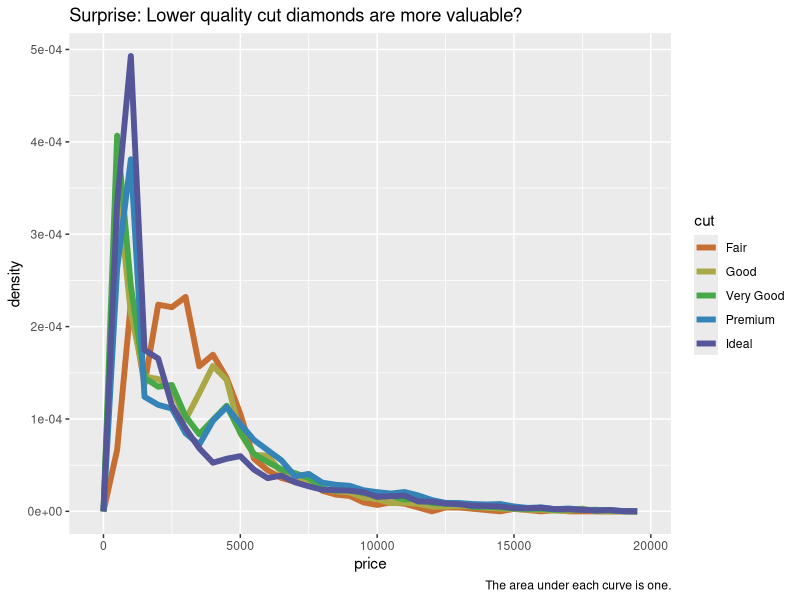
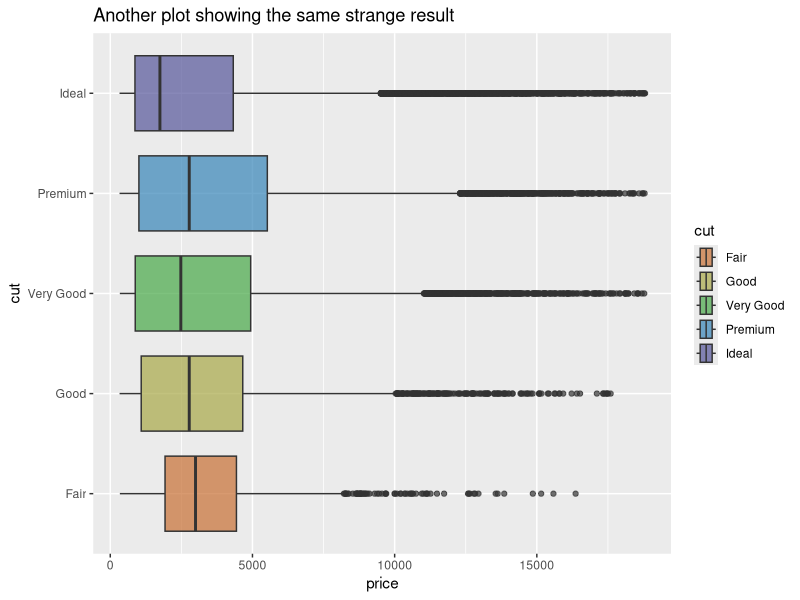
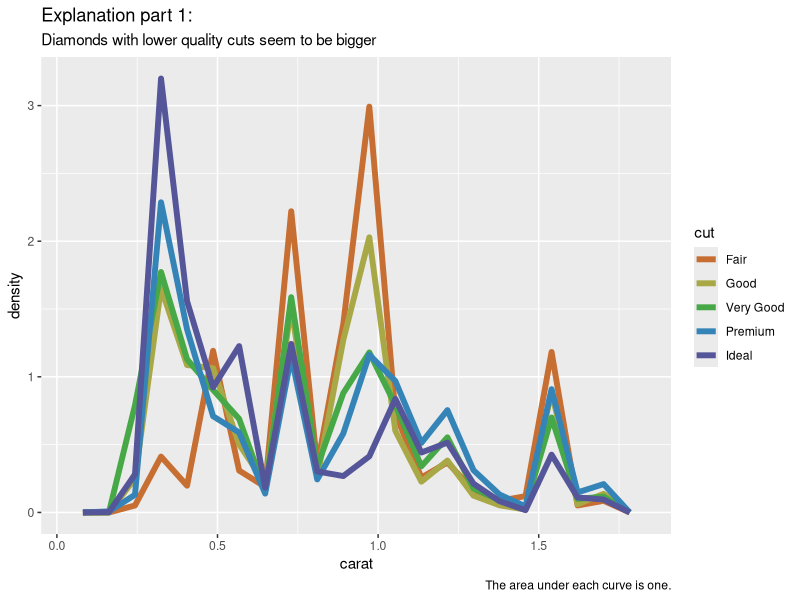
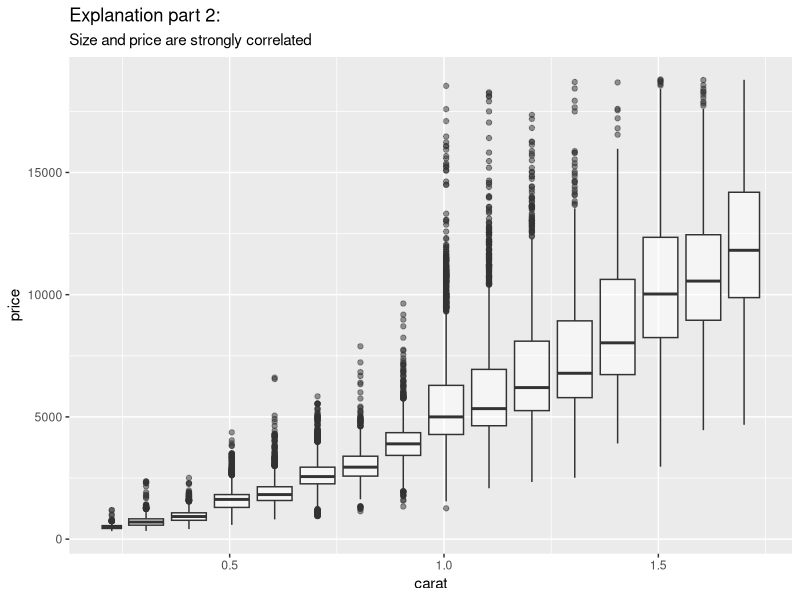
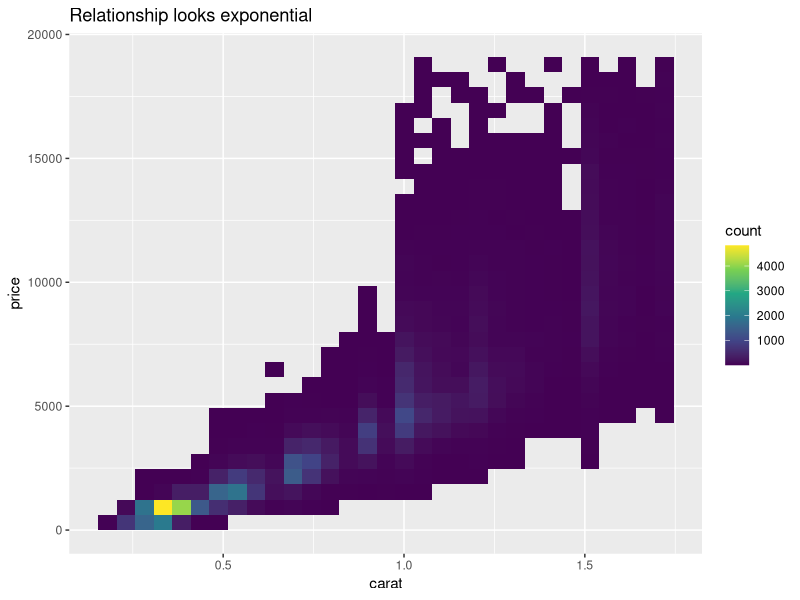
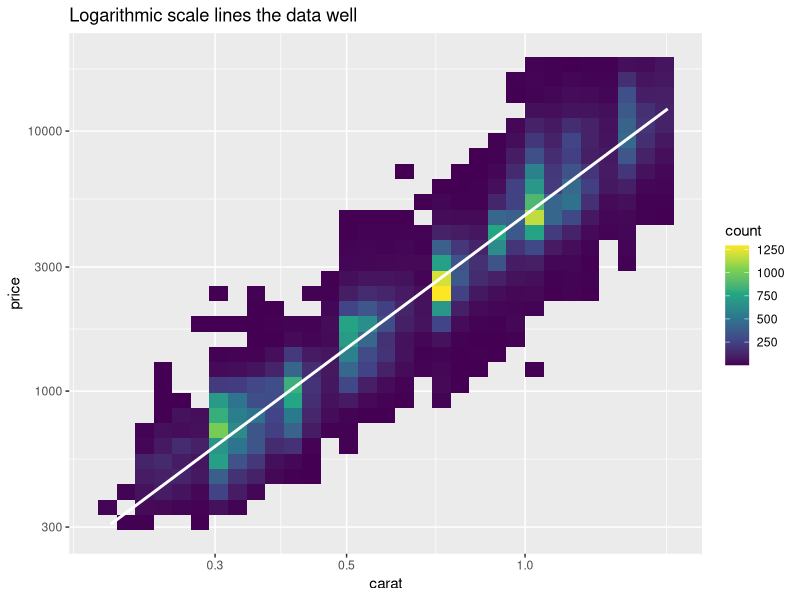
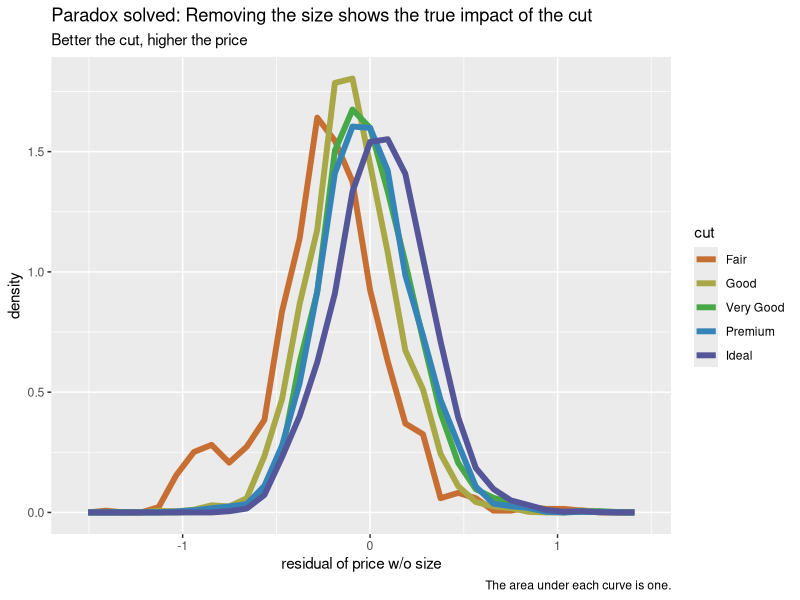
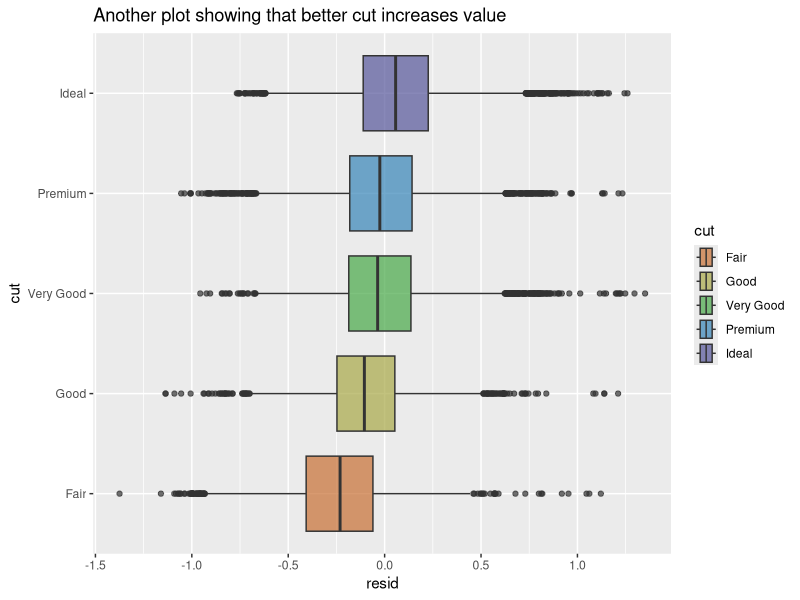

The R source for these figures, in order:
## ---- chunk 1
knitr::opts_chunk$set(echo = TRUE)
## ---- chunk 2
library(tidyverse)
library(modelr)
library(knitr)

cut_colors = c("#C76E32", "#A8A846", "#46A846",
               "#3584B8", "#555599")
## ---- chunk 3
diamonds |>
  group_by(cut) |>
  slice_max(order_by = price, n = 2) |>
  kable(caption = "Top diamond prices are very similar")
## ---- chunk 4
d <- diamonds |>
  filter(carat < 1.75)

paste("Only", nrow(diamonds) - nrow(d), "rows were removed.")

## ---- chunk 5
d |>
  group_by(cut) |>
  slice_max(order_by = price, n = 2) |>
  kable(caption = "Prices are still pretty similar for higher quality diamonds,
        but I don't want to filter too much")
## ---- chunk 6
ggplot(d, aes(price, after_stat(density), colour = cut)) +
  geom_freqpoly(binwidth = 500, size = 2) +
  scale_color_manual(values = cut_colors) +
  labs(title = "Surprise: Lower quality cut diamonds are more valuable?",
       caption = "The area under each curve is one.")
## ---- chunk 7
ggplot(d, mapping = aes(x = price, fill = cut))+
  geom_boxplot(aes(y = cut), alpha = 0.7) +
  scale_fill_manual(values = cut_colors) +
  labs(title = "Another plot showing the same strange result")
## ---- chunk 8
ggplot(d, aes(x = carat, y = after_stat(density))) +
  geom_freqpoly(aes(colour = cut), size = 2, bins = 20) +
  scale_color_manual(values = cut_colors) +
  labs(title = "Explanation part 1:",
       subtitle= "Diamonds with lower quality cuts seem to be bigger",
       caption = "The area under each curve is one.")
## ---- chunk 9
ggplot(d, aes(x = carat, y = price)) + 
  geom_boxplot(aes(group = cut_width(carat, 0.1)), alpha = 0.5) +
  labs(title = "Explanation part 2:",
       subtitle= "Size and price are strongly correlated")
## ---- chunk 10
ggplot(d, aes(carat, price)) +
  geom_bin2d() +
  scale_fill_continuous(type = "viridis") +
  labs(title = "Relationship looks exponential")
## ---- chunk 11
ggplot(d, aes(carat, price)) +
  geom_bin2d() +
  scale_fill_continuous(type = "viridis") +
  geom_smooth(formula = y ~ x, method = "lm", color = "white") +
  scale_x_log10() + 
  scale_y_log10() +
  labs(title = "Logarithmic scale lines the data well")
## ---- chunk 12
model <- lm(log(price) ~ log(carat), d) 
paste0("Linear model for unmodified data gives R-squared of ",
      round(summary(lm(price ~ carat, d))$r.squared, 2),
      ", but the logarithmic data gives ",
      round(summary(model)$r.squared, 2),
      ".")
## ---- chunk 13
d |>
  lm(model, data = _) |>
  modelr::add_residuals(d, model = _) -> d
## ---- chunk 14
slope = summary(model)$coefficients[2]
intercept = summary(model)$coefficients[1]
paste0("The formula given by linear model is ",
       round(slope, 2),
       " * log(carat) + ",
       round(intercept, 2),
       " == log(price). It can explain ",
       round(summary(model)$r.squared[1]*100),
       " % of the price variation.")
## ---- chunk 15
d |>
  slice_min(abs(resid), n = 3, with_ties = FALSE) -> low_resids

d |>
  slice_max(abs(resid), n = 3, with_ties = FALSE) -> high_resids

different_resids <- bind_rows(low_resids, high_resids) |>
  arrange(abs(resid)) |>
  mutate(price_predicted_by_size = round(exp(slope * log(carat) + intercept))) |>
  mutate(resid = round(resid, 5)) |>
  select(carat:clarity, resid, price, price_predicted_by_size)

kable(different_resids, caption = "Residuals closest to zero and farthest from it")
  
## ---- chunk 16
tibble(residual = rep(c(1, 0.5, 0, -0.5, -1),2),
       carat = c(rep(0.5, 5), rep(1,5))) |>
  mutate(price =
           round(
           exp(residual) * #residual
           exp(slope * log(carat) + intercept) #size
           )) |>
  kable(caption = "Examples how residuals relate to price")
## ---- chunk 17
ggplot(d, aes(resid, after_stat(density), colour = cut)) +
  geom_freqpoly(bins = 30, size = 2) +
  scale_color_manual(values = cut_colors) +
  labs(title = "Paradox solved: Removing the size shows the true impact of the cut",
       subtitle = "Better the cut, higher the price",
       caption = "The area under each curve is one.",
       x = "residual of price w/o size")
## ---- chunk 18
ggplot(d, mapping = aes(x = resid, fill = cut))+
  geom_boxplot(aes(y = cut), alpha = 0.7) +
  scale_fill_manual(values = cut_colors) +
  labs(title = "Another plot showing that better cut increases value")
